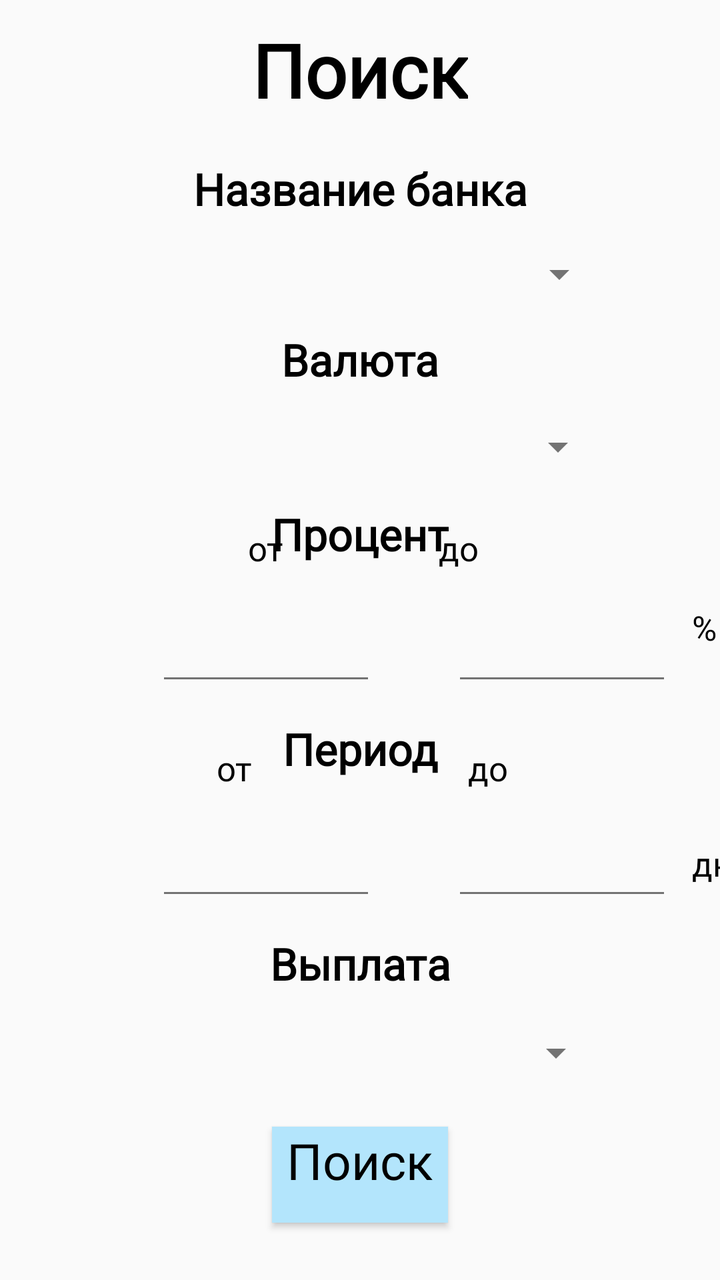
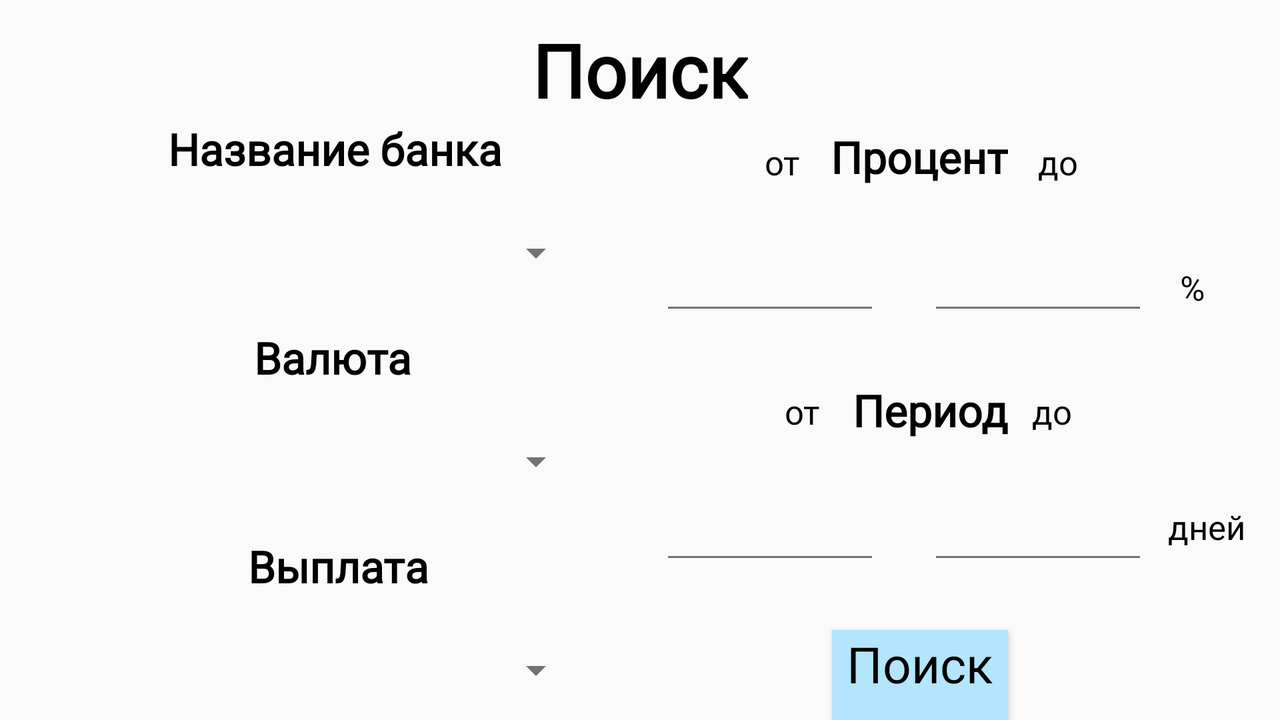

First picture: res/layout/ on a phone held upright. Second picture: the repository's own variant of that layout, on a device whose configuration matches the variant's folder. Source for both follows.
<!-- AndroidManifest.xml: application theme AppTheme -->
<!-- res/layout/fragment_slideshow.xml -->
<?xml version="1.0" encoding="utf-8"?>
<androidx.constraintlayout.widget.ConstraintLayout xmlns:android="http://schemas.android.com/apk/res/android"
    xmlns:app="http://schemas.android.com/apk/res-auto"
    xmlns:tools="http://schemas.android.com/tools"
    android:layout_width="match_parent"
    android:layout_height="match_parent"
    android:background="@mipmap/back"
    android:theme="@style/FontTheme">

    <TextView
        android:id="@+id/textView12"
        android:layout_width="wrap_content"
        android:layout_height="wrap_content"
        android:layout_marginStart="10dp"
        android:layout_marginTop="25dp"
        android:fontFamily="@font/font"
        android:text="дней"
        android:textSize="17dp"
        app:layout_constraintStart_toEndOf="@+id/printPeriod2"
        app:layout_constraintTop_toBottomOf="@+id/textView10" />

    <TextView
        android:id="@+id/textView"
        android:layout_width="wrap_content"
        android:layout_height="wrap_content"
        android:layout_marginTop="10dp"
        android:fontFamily="@font/font"
        android:gravity="center_horizontal"
        android:text="@string/menu_slideshow"
        android:textSize="37dp"
        android:textStyle="bold"
        app:layout_constraintEnd_toEndOf="parent"
        app:layout_constraintStart_toStartOf="parent"
        app:layout_constraintTop_toTopOf="parent" />

    <Spinner
        android:id="@+id/bankNames"
        android:layout_width="247dp"
        android:layout_height="32dp"
        android:layout_marginTop="12dp"
        android:fontFamily="@font/font"
        app:layout_constraintEnd_toEndOf="parent"
        app:layout_constraintStart_toStartOf="parent"
        app:layout_constraintTop_toBottomOf="@+id/textView2" />

    <Spinner
        android:id="@+id/currencyList"
        android:layout_width="246dp"
        android:layout_height="34dp"
        android:layout_marginTop="12dp"
        android:fontFamily="@font/font"
        app:layout_constraintEnd_toEndOf="parent"
        app:layout_constraintStart_toStartOf="parent"
        app:layout_constraintTop_toBottomOf="@+id/textView6" />

    <TextView
        android:id="@+id/textView2"
        android:layout_width="wrap_content"
        android:layout_height="wrap_content"
        android:layout_marginTop="20dp"
        android:fontFamily="@font/font"
        android:gravity="center_horizontal"
        android:text="@string/chooseBank"
        android:textSize="22dp"
        android:textStyle="bold"
        app:layout_constraintEnd_toEndOf="parent"
        app:layout_constraintStart_toStartOf="parent"
        app:layout_constraintTop_toBottomOf="@+id/textView" />

    <TextView
        android:id="@+id/textView3"
        android:layout_width="wrap_content"
        android:layout_height="wrap_content"
        android:layout_marginTop="12dp"
        android:fontFamily="@font/font"
        android:gravity="center_horizontal"
        android:text="@string/percentField"
        android:textSize="22dp"
        android:textStyle="bold"
        app:layout_constraintEnd_toEndOf="parent"
        app:layout_constraintStart_toStartOf="parent"
        app:layout_constraintTop_toBottomOf="@+id/currencyList" />

    <EditText
        android:id="@+id/printPercent"
        android:layout_width="110dp"
        android:layout_height="50dp"
        android:layout_marginStart="78dp"
        android:layout_marginTop="16dp"
        android:editable="true"
        android:fontFamily="@font/font"
        android:ems="10"
        android:inputType="numberDecimal"
        app:layout_constraintStart_toStartOf="parent"
        app:layout_constraintTop_toBottomOf="@+id/textView3" />

    <EditText
        android:id="@+id/printPercent2"
        android:layout_width="110dp"
        android:layout_height="50dp"
        android:layout_marginStart="38dp"
        android:layout_marginTop="16dp"
        android:editable="true"
        android:fontFamily="@font/font"
        android:ems="10"
        android:inputType="numberDecimal"
        app:layout_constraintStart_toEndOf="@+id/printPercent"
        app:layout_constraintTop_toBottomOf="@+id/textView3" />

    <TextView
        android:id="@+id/textView4"
        android:layout_width="wrap_content"
        android:layout_height="wrap_content"
        android:layout_marginTop="12dp"
        android:fontFamily="@font/font"
        android:gravity="center_horizontal"
        android:text="@string/period"
        android:textSize="22dp"
        android:textStyle="bold"
        app:layout_constraintEnd_toEndOf="parent"
        app:layout_constraintStart_toStartOf="parent"
        app:layout_constraintTop_toBottomOf="@+id/printPercent" />

    <EditText
        android:id="@+id/printPeriod"
        android:layout_width="110dp"
        android:layout_height="50dp"
        android:layout_marginStart="78dp"
        android:layout_marginTop="16dp"
        android:editable="true"
        android:fontFamily="@font/font"
        android:ems="10"
        android:inputType="numberDecimal"
        app:layout_constraintStart_toStartOf="parent"
        app:layout_constraintTop_toBottomOf="@+id/textView4" />

    <EditText
        android:id="@+id/printPeriod2"
        android:layout_width="110dp"
        android:layout_height="50dp"
        android:layout_marginStart="38dp"
        android:layout_marginTop="16dp"
        android:fontFamily="@font/font"
        android:editable="true"
        android:ems="10"
        android:inputType="numberDecimal"
        app:layout_constraintStart_toEndOf="@+id/printPeriod"
        app:layout_constraintTop_toBottomOf="@+id/textView4" />

    <TextView
        android:id="@+id/textView5"
        android:layout_width="wrap_content"
        android:layout_height="wrap_content"
        android:layout_marginTop="12dp"
        android:fontFamily="@font/font"
        android:gravity="center_horizontal"
        android:text="@string/payout"
        android:textSize="22dp"
        android:textStyle="bold"
        app:layout_constraintEnd_toEndOf="parent"
        app:layout_constraintStart_toStartOf="parent"
        app:layout_constraintTop_toBottomOf="@+id/printPeriod" />

    <Spinner
        android:id="@+id/payoutList"
        android:layout_width="244dp"
        android:layout_height="36dp"
        android:layout_marginTop="12dp"
        android:fontFamily="@font/font"
        app:layout_constraintEnd_toEndOf="parent"
        app:layout_constraintStart_toStartOf="parent"
        app:layout_constraintTop_toBottomOf="@+id/textView5" />

    <TextView
        android:id="@+id/textView6"
        android:layout_width="wrap_content"
        android:layout_height="wrap_content"
        android:layout_marginTop="12dp"
        android:fontFamily="@font/font"
        android:gravity="center_horizontal"
        android:text="@string/currency"
        android:textSize="22dp"
        android:textStyle="bold"
        app:layout_constraintEnd_toEndOf="parent"
        app:layout_constraintStart_toStartOf="parent"
        app:layout_constraintTop_toBottomOf="@+id/bankNames" />

    <Button
        android:id="@+id/searchButton"
        android:layout_width="wrap_content"
        android:layout_height="wrap_content"
        android:layout_marginTop="19dp"
        android:background="#B3E5FC"
        android:fontFamily="@font/font"
        android:gravity="center_horizontal"
        android:onClick="search"
        android:text="@string/menu_slideshow"
        android:textAllCaps="false"
        android:textSize="25dp"
        android:theme="@style/FontButton"
        app:layout_constraintEnd_toEndOf="parent"
        app:layout_constraintStart_toStartOf="parent"
        app:layout_constraintTop_toBottomOf="@+id/payoutList" />

    <TextView
        android:id="@+id/textView7"
        android:layout_width="wrap_content"
        android:layout_height="wrap_content"
        android:layout_marginStart="124dp"
        android:layout_marginTop="10dp"
        android:fontFamily="@font/font"
        android:text="от"
        android:textSize="17dp"
        app:layout_constraintBottom_toTopOf="@+id/printPercent"
        app:layout_constraintStart_toStartOf="parent"
        app:layout_constraintTop_toBottomOf="@+id/currencyList" />

    <TextView
        android:id="@+id/textView8"
        android:layout_width="wrap_content"
        android:layout_height="wrap_content"
        android:layout_marginTop="25dp"
        android:layout_marginEnd="15dp"
        android:fontFamily="@font/font"
        android:text="от"
        android:textSize="17dp"
        app:layout_constraintEnd_toStartOf="@+id/textView4"
        app:layout_constraintTop_toBottomOf="@+id/printPercent" />

    <TextView
        android:id="@+id/textView9"
        android:layout_width="wrap_content"
        android:layout_height="wrap_content"
        android:layout_marginTop="10dp"
        android:layout_marginEnd="126dp"
        android:fontFamily="@font/font"
        android:text="до"
        android:textSize="17dp"
        app:layout_constraintBottom_toTopOf="@+id/printPercent2"
        app:layout_constraintEnd_toEndOf="parent"
        app:layout_constraintStart_toEndOf="@+id/textView3"
        app:layout_constraintTop_toBottomOf="@+id/currencyList" />

    <TextView
        android:id="@+id/textView11"
        android:layout_width="wrap_content"
        android:layout_height="wrap_content"
        android:layout_marginStart="10dp"
        android:layout_marginTop="17dp"
        android:fontFamily="@font/font"
        android:text="%"
        android:textSize="17dp"
        app:layout_constraintStart_toEndOf="@+id/printPercent2"
        app:layout_constraintTop_toBottomOf="@+id/textView9" />

    <TextView
        android:id="@+id/textView10"
        android:layout_width="wrap_content"
        android:layout_height="wrap_content"
        android:layout_marginStart="15dp"
        android:layout_marginTop="25dp"
        android:fontFamily="@font/font"
        android:text="до"
        android:textSize="17dp"
        app:layout_constraintStart_toEndOf="@+id/textView4"
        app:layout_constraintTop_toBottomOf="@+id/printPercent2" />

</androidx.constraintlayout.widget.ConstraintLayout>
<!-- resources referenced by this layout -->
<resources>
  <string name="chooseBank">Название банка</string>
  <string name="currency">Валюта</string>
  <string name="menu_slideshow">Поиск</string>
  <string name="payout">Выплата</string>
  <string name="percentField">Процент</string>
  <string name="period">Период</string>
  <style name="FontButton" parent="ThemeOverlay.AppCompat.Light">
          <item name="android:fontFamily">@font/font</item>
          <item name="android:textColor">@color/colorBlack</item>
          <item name="android:textSize">20dp</item>
          <item name="android:textAllCaps">false</item>
      </style>
  <style name="FontTheme" parent="ThemeOverlay.AppCompat.Light">
          <item name="android:fontFamily">@font/font</item>
          <item name="android:textColor">@color/colorBlack</item>
          <item name="android:textSize">27dp</item>
      </style>
  <style name="AppTheme" parent="Theme.AppCompat.Light.DarkActionBar">
          
          <item name="colorPrimary">@color/colorBlack</item>
          <item name="color">@color/colorPrimary</item>
          <item name="colorPrimaryDark">@color/colorPrimaryDark</item>
          <item name="colorAccent">@color/colorAccent</item>
      </style>
  <color name="colorBlack">#000000</color>
  <color name="colorPrimary">#B3E5FC</color>
  <color name="colorPrimaryDark">#D7FF8E</color>
  <color name="colorAccent">#F3F3EA</color>
</resources>
<!-- res/layout-land/fragment_slideshow.xml (the repository's variant of the layout above) -->
<!-- drawn on the phone turned sideways -->
<?xml version="1.0" encoding="utf-8"?>
<androidx.constraintlayout.widget.ConstraintLayout xmlns:android="http://schemas.android.com/apk/res/android"
    xmlns:app="http://schemas.android.com/apk/res-auto"
    xmlns:tools="http://schemas.android.com/tools"
    android:layout_width="match_parent"
    android:layout_height="match_parent"
    android:background="@mipmap/back"
    android:theme="@style/FontTheme">

    <TextView
        android:id="@+id/textView12"
        android:layout_width="wrap_content"
        android:layout_height="wrap_content"
        android:layout_marginStart="10dp"
        android:layout_marginTop="35dp"
        android:fontFamily="@font/font"
        android:text="дней"
        android:textSize="17dp"
        app:layout_constraintStart_toEndOf="@+id/printPeriod2"
        app:layout_constraintTop_toBottomOf="@+id/textView10" />

    <TextView
        android:id="@+id/textView"
        android:layout_width="wrap_content"
        android:layout_height="wrap_content"
        android:layout_marginTop="10dp"
        android:fontFamily="@font/font"
        android:gravity="center_horizontal"
        android:text="@string/menu_slideshow"
        android:textSize="37dp"
        android:textStyle="bold"
        app:layout_constraintEnd_toEndOf="parent"
        app:layout_constraintStart_toStartOf="parent"
        app:layout_constraintTop_toTopOf="parent" />

    <Spinner
        android:id="@+id/bankNames"
        android:layout_width="264dp"
        android:layout_height="35dp"
        android:layout_marginStart="28dp"
        android:fontFamily="@font/font"
        android:layout_marginTop="20dp"
        app:layout_constraintStart_toStartOf="parent"
        app:layout_constraintTop_toBottomOf="@+id/textView2" />

    <TextView
        android:id="@+id/textView2"
        android:layout_width="wrap_content"
        android:layout_height="wrap_content"
        android:layout_marginStart="84dp"
        android:fontFamily="@font/font"
        android:gravity="center_horizontal"
        android:text="@string/chooseBank"
        android:textSize="22dp"
        android:textStyle="bold"
        app:layout_constraintStart_toStartOf="parent"
        app:layout_constraintTop_toBottomOf="@+id/textView" />

    <TextView
        android:id="@+id/textView4"
        android:layout_width="wrap_content"
        android:layout_height="wrap_content"
        android:layout_marginTop="28dp"
        android:layout_marginEnd="136dp"
        android:fontFamily="@font/font"
        android:gravity="center_horizontal"
        android:text="@string/period"
        android:textSize="22dp"
        android:textStyle="bold"
        app:layout_constraintEnd_toEndOf="parent"
        app:layout_constraintTop_toBottomOf="@+id/printPercent" />

    <EditText
        android:id="@+id/printPeriod"
        android:layout_width="110dp"
        android:layout_height="50dp"
        android:layout_marginTop="20dp"
        android:layout_marginEnd="200dp"
        android:editable="true"
        android:ems="10"
        android:fontFamily="@font/font"
        android:inputType="numberDecimal"
        app:layout_constraintEnd_toEndOf="parent"
        app:layout_constraintTop_toBottomOf="@+id/textView8" />

    <EditText
        android:id="@+id/printPeriod2"
        android:layout_width="110dp"
        android:layout_height="50dp"
        android:layout_marginStart="24dp"
        android:layout_marginTop="20dp"
        android:editable="true"
        android:fontFamily="@font/font"
        android:ems="10"
        android:inputType="numberDecimal"
        app:layout_constraintStart_toEndOf="@+id/printPeriod"
        app:layout_constraintTop_toBottomOf="@+id/textView10" />

    <TextView
        android:id="@+id/textView5"
        android:layout_width="wrap_content"
        android:layout_height="wrap_content"
        android:layout_marginStart="124dp"
        android:layout_marginTop="20dp"
        android:fontFamily="@font/font"
        android:text="@string/payout"
        android:textStyle="bold"
        android:gravity="center_horizontal"
        android:textSize="22dp"
        app:layout_constraintStart_toStartOf="parent"
        app:layout_constraintTop_toBottomOf="@+id/currencyList" />

    <Spinner
        android:id="@+id/payoutList"
        android:layout_width="264dp"
        android:layout_height="35dp"
        android:fontFamily="@font/font"
        android:layout_marginStart="28dp"
        android:layout_marginTop="20dp"
        app:layout_constraintStart_toStartOf="parent"
        app:layout_constraintTop_toBottomOf="@+id/textView5" />

    <Spinner
        android:id="@+id/currencyList"
        android:layout_width="264dp"
        android:layout_height="35dp"
        android:layout_marginStart="28dp"
        android:fontFamily="@font/font"
        android:layout_marginTop="20dp"
        app:layout_constraintStart_toStartOf="parent"
        app:layout_constraintTop_toBottomOf="@+id/textView6" />

    <TextView
        android:id="@+id/textView6"
        android:layout_width="wrap_content"
        android:layout_height="wrap_content"
        android:layout_marginStart="127dp"
        android:layout_marginTop="20dp"
        android:fontFamily="@font/font"
        android:text="@string/currency"
        android:textStyle="bold"
        android:gravity="center_horizontal"
        android:textSize="22dp"
        app:layout_constraintStart_toStartOf="parent"
        app:layout_constraintTop_toBottomOf="@+id/bankNames" />

    <Button
        android:id="@+id/searchButton"
        android:layout_width="wrap_content"
        android:layout_height="wrap_content"
        android:layout_marginTop="28dp"
        android:layout_marginEnd="136dp"
        android:background="#B3E5FC"
        android:fontFamily="@font/font"
        android:gravity="center_horizontal"
        android:onClick="search"
        android:text="@string/menu_slideshow"
        android:textAllCaps="false"
        android:textSize="25dp"
        android:theme="@style/FontButton"
        app:layout_constraintEnd_toEndOf="parent"
        app:layout_constraintTop_toBottomOf="@+id/printPeriod" />

    <TextView
        android:id="@+id/textView8"
        android:layout_width="wrap_content"
        android:layout_height="wrap_content"
        android:layout_marginTop="32dp"
        android:layout_marginEnd="16dp"
        android:fontFamily="@font/font"
        android:text="от"
        android:textSize="17dp"
        app:layout_constraintEnd_toStartOf="@+id/textView4"
        app:layout_constraintTop_toBottomOf="@+id/printPercent" />

    <EditText
        android:id="@+id/printPercent2"
        android:layout_width="110dp"
        android:layout_height="50dp"
        android:layout_marginStart="24dp"
        android:layout_marginTop="20dp"
        android:fontFamily="@font/font"
        android:editable="true"
        android:ems="10"
        android:inputType="numberDecimal"
        app:layout_constraintStart_toEndOf="@+id/printPercent"
        app:layout_constraintTop_toBottomOf="@+id/textView9" />

    <TextView
        android:id="@+id/textView9"
        android:layout_width="wrap_content"
        android:layout_height="wrap_content"
        android:layout_marginStart="15dp"
        android:layout_marginTop="10dp"
        android:fontFamily="@font/font"
        android:text="до"
        android:textSize="17dp"
        app:layout_constraintStart_toEndOf="@+id/textView3"
        app:layout_constraintTop_toBottomOf="@+id/textView" />

    <TextView
        android:id="@+id/textView3"
        android:layout_width="wrap_content"
        android:layout_height="wrap_content"
        android:layout_marginTop="4dp"
        android:layout_marginEnd="136dp"
        android:fontFamily="@font/font"
        android:text="@string/percentField"
        android:textStyle="bold"
        android:textSize="22dp"
        app:layout_constraintEnd_toEndOf="parent"
        app:layout_constraintTop_toBottomOf="@+id/textView" />

    <TextView
        android:id="@+id/textView7"
        android:layout_width="wrap_content"
        android:layout_height="wrap_content"
        android:layout_marginTop="10dp"
        android:layout_marginEnd="15dp"
        android:fontFamily="@font/font"
        android:text="от"
        android:textSize="17dp"
        app:layout_constraintEnd_toStartOf="@+id/textView3"
        app:layout_constraintTop_toBottomOf="@+id/textView" />

    <EditText
        android:id="@+id/printPercent"
        android:layout_width="110dp"
        android:layout_height="50dp"
        android:layout_marginTop="20dp"
        android:layout_marginEnd="200dp"
        android:fontFamily="@font/font"
        android:editable="true"
        android:ems="10"
        android:inputType="numberDecimal"
        app:layout_constraintEnd_toEndOf="parent"
        app:layout_constraintTop_toBottomOf="@+id/textView7" />

    <TextView
        android:id="@+id/textView11"
        android:layout_width="wrap_content"
        android:layout_height="wrap_content"
        android:layout_marginStart="16dp"
        android:layout_marginTop="40dp"
        android:fontFamily="@font/font"
        android:text="%"
        android:textSize="17dp"
        app:layout_constraintStart_toEndOf="@+id/printPercent2"
        app:layout_constraintTop_toBottomOf="@+id/textView9" />

    <TextView
        android:id="@+id/textView10"
        android:layout_width="wrap_content"
        android:layout_height="wrap_content"
        android:layout_marginStart="12dp"
        android:layout_marginTop="32dp"
        android:fontFamily="@font/font"
        android:text="до"
        android:textSize="17dp"
        app:layout_constraintStart_toEndOf="@+id/textView4"
        app:layout_constraintTop_toBottomOf="@+id/printPercent2" />

</androidx.constraintlayout.widget.ConstraintLayout>
